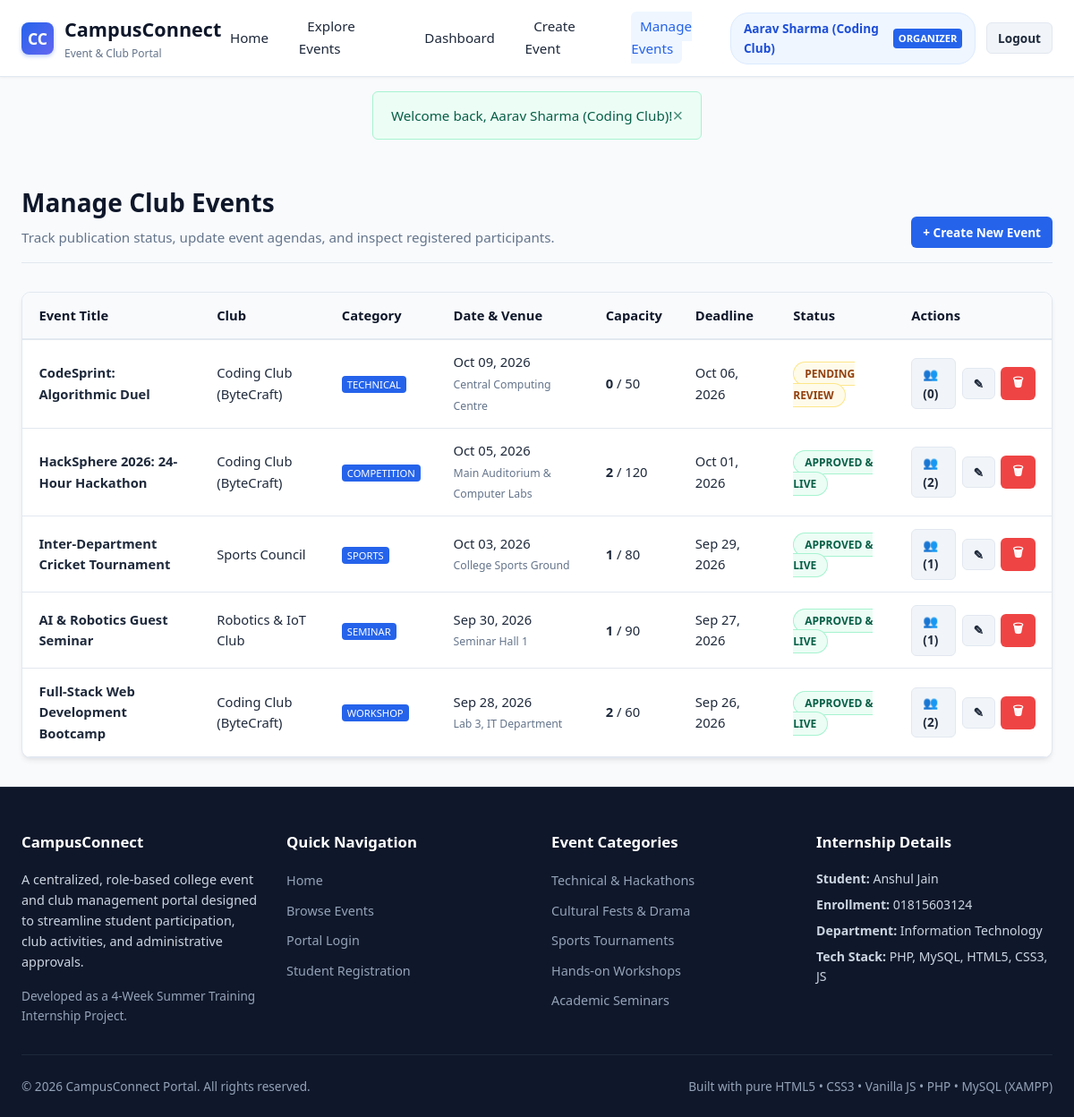
The page /organizer/manage_events.php (signed in) on the database its author committed.
### tables this page shows
CREATE TABLE `events` (
  `id` INT AUTO_INCREMENT PRIMARY KEY,
  `club_id` INT NOT NULL,
  `title` VARCHAR(150) NOT NULL,
  `description` TEXT NOT NULL,
  `category` ENUM('Technical', 'Cultural', 'Sports', 'Workshop', 'Competition', 'Seminar') NOT NULL DEFAULT 'Technical',
  `event_date` DATE NOT NULL,
  `event_time` TIME NOT NULL,
  `venue` VARCHAR(150) NOT NULL,
  `max_participants` INT NOT NULL DEFAULT 100,
  `registration_deadline` DATE NOT NULL,
  `banner_image` VARCHAR(255) DEFAULT NULL,
  `status` ENUM('pending', 'approved', 'rejected', 'completed') DEFAULT 'pending',
  `created_at` TIMESTAMP DEFAULT CURRENT_TIMESTAMP,
  FOREIGN KEY (`club_id`) REFERENCES `clubs`(`id`) ON DELETE CASCADE
);

CREATE TABLE `clubs` (
  `id` INT AUTO_INCREMENT PRIMARY KEY,
  `club_name` VARCHAR(100) NOT NULL,
  `description` TEXT,
  `category` VARCHAR(50) DEFAULT 'Technical',
  `organizer_id` INT NOT NULL,
  `created_at` TIMESTAMP DEFAULT CURRENT_TIMESTAMP,
  FOREIGN KEY (`organizer_id`) REFERENCES `users`(`id`) ON DELETE CASCADE
);

### includes/auth.php (called while the page is built, shortened)
<?php
function e($string) {
    return htmlspecialchars($string ?? '', ENT_QUOTES, 'UTF-8');
}
?>

### organizer/manage_events.php (the view, shortened to what this page needs)
<?php
require_once __DIR__ . '/../includes/db.php';
require_once __DIR__ . '/../includes/auth.php';
$organizer = currentUser();
$stmtClubs = $pdo->prepare("SELECT id FROM clubs WHERE organizer_id = ?");
$stmtClubs->execute([$organizer['id']]);
$clubIds = $stmtClubs->fetchAll(PDO::FETCH_COLUMN);
$events = [];
if (!empty($clubIds)) {
    $inClause = implode(',', array_fill(0, count($clubIds), '?'));
    $stmt = $pdo->prepare("
        SELECT e.*, c.club_name,
               (SELECT COUNT(*) FROM registrations r WHERE r.event_id = e.id AND r.status = 'confirmed') AS attendee_count
        FROM events e
        JOIN clubs c ON e.club_id = c.id
        WHERE e.club_id IN ($inClause)
        ORDER BY e.event_date DESC
    ");
    $stmt->execute($clubIds);
    $events = $stmt->fetchAll();
}
require_once __DIR__ . '/../includes/header.php';
?>
<div class="container">
    <div class="page-header">
        <div>
            <h1 class="page-title">Manage Club Events</h1>
            <p class="page-subtitle">Track publication status, update event agendas, and inspect registered participants.</p>
        </div>
        <a href="create_event.php" class="btn btn-primary btn-sm">&#43; Create New Event</a>
    </div>
    <?php if (!empty($events)): ?>
        <div class="table-responsive">
            <table class="table">
                <thead>
                    <tr>
                        <th>Event Title</th>
                        <th>Club</th>
                        <th>Category</th>
                        <th>Date &amp; Venue</th>
                        <th>Capacity</th>
                        <th>Deadline</th>
                        <th>Status</th>
                        <th>Actions</th>
                    </tr>
                </thead>
                <tbody>
                    <?php foreach ($events as $ev): ?>
                        <tr>
                            <td>
                                <strong><?= e($ev['title']) ?></strong>
                            </td>
                            <td><?= e($ev['club_name']) ?></td>
                            <td><span class="role-tag"><?= e($ev['category']) ?></span></td>
                            <td>
                                <?= date('M d, Y', strtotime($ev['event_date'])) ?><br>
                                <small style="color: var(--text-muted);"><?= e($ev['venue']) ?></small>
                            </td>
                            <td>
                                <strong><?= $ev['attendee_count'] ?></strong> / <?= $ev['max_participants'] ?>
                            </td>
                            <td>
                                <?= date('M d, Y', strtotime($ev['registration_deadline'])) ?>
                            </td>
                            <td>
                                <?php if ($ev['status'] === 'approved'): ?>
                                    <span class="event-status-tag status-approved" style="position: static;">Approved &amp; Live</span>
                                <?php elseif ($ev['status'] === 'pending'): ?>
                                    <span class="event-status-tag status-pending" style="position: static;">Pending Review</span>
                                <?php elseif ($ev['status'] === 'rejected'): ?>
                                    <span class="event-status-tag status-rejected" style="position: static;">Rejected</span>
                                <?php else: ?>
                                    <span class="event-status-tag status-completed" style="position: static;">Completed</span>
                                <?php endif; ?>
                            </td>
                            <td>
                                <div style="display: flex; gap: 0.4rem; align-items: center;">
                                    <a href="participants.php?event_id=<?= $ev['id'] ?>" class="btn btn-secondary btn-sm" title="View Roster">
                                        &#128101; (<?= $ev['attendee_count'] ?>)
                                    </a>
                                    <a href="edit_event.php?id=<?= $ev['id'] ?>" class="btn btn-secondary btn-sm" title="Edit Event">
                                        &#9998;
                                    </a>
                                    <form method="POST" action="manage_events.php" style="display: inline;">
                                        <button type="submit" name="action_delete_event" class="btn btn-danger btn-sm" onclick="return confirmAction('Are you sure you want to delete this event? All associated registrations will also be removed.');" title="Delete">
                                            &#128465;
                                        </button>
                                    </form>
                                </div>
                            </td>
                        </tr>
                    <?php endforeach; ?>
                </tbody>
            </table>
        </div>
    <?php endif; ?>
</div>
<?php require_once __DIR__ . '/../includes/footer.php'; ?>

### css/style.css (style rules this page uses)
:root { --primary: #2563eb; --primary-dark: #1d4ed8; --primary-light: #eff6ff; --secondary: #0f172a; --accent: #6366f1; --success: #10b981; --success-bg: #ecfdf5; --warning: #f59e0b; --warning-bg: #fffbeb; --danger: #ef4444; --danger-bg: #fef2f2; --info: #06b6d4; --bg-main: #f8fafc; --bg-card: #ffffff; --border: #e2e8f0; --text-main: #1e293b; --text-muted: #64748b; --text-light: #94a3b8; --radius: 10px; --radius-sm: 6px; --shadow: 0 4px 6px -1px rgba(0, 0, 0, 0.07), 0 2px 4px -2px rgba(0, 0, 0, 0.05); --shadow-lg: 0 10px 15px -3px rgba(0, 0, 0, 0.08), 0 4px 6px -4px rgba(0, 0, 0, 0.04); --transition: all 0.2s ease-in-out; }
* { margin: 0; padding: 0; box-sizing: border-box; }
body { font-family: 'Segoe UI', system-ui, -apple-system, BlinkMacSystemFont, Roboto, sans-serif; background-color: var(--bg-main); color: var(--text-main); line-height: 1.6; min-height: 100vh; display: flex; flex-direction: column; }
a { color: var(--primary); text-decoration: none; transition: var(--transition); }
.role-tag { font-size: 0.7rem; text-transform: uppercase; background: var(--primary); color: #fff; padding: 2px 6px; border-radius: 4px; }
.btn { display: inline-flex; align-items: center; justify-content: center; gap: 0.4rem; padding: 0.55rem 1.15rem; font-size: 0.95rem; font-weight: 600; border-radius: var(--radius-sm); border: 1px solid transparent; cursor: pointer; transition: var(--transition); text-decoration: none; }
.btn-primary { background-color: var(--primary); color: #ffffff !important; }
.btn-secondary { background-color: #f1f5f9; color: var(--text-main) !important; border-color: var(--border); }
.btn-danger { background-color: var(--danger); color: #ffffff !important; }
.btn-sm { padding: 0.35rem 0.75rem; font-size: 0.85rem; }
.container { max-width: 1200px; margin: 0 auto; padding: 2rem 1.5rem; flex: 1; width: 100%; }
.page-header { margin-bottom: 2rem; display: flex; justify-content: space-between; align-items: flex-end; flex-wrap: wrap; gap: 1rem; border-bottom: 1px solid var(--border); padding-bottom: 1rem; }
.page-title { font-size: 1.75rem; font-weight: 700; color: var(--secondary); }
.page-subtitle { font-size: 0.95rem; color: var(--text-muted); margin-top: 0.25rem; }
.event-status-tag { position: absolute; top: 12px; right: 12px; padding: 0.25rem 0.75rem; border-radius: 20px; font-size: 0.75rem; font-weight: 600; text-transform: uppercase; }
.status-approved { background-color: var(--success-bg); color: #065f46; border: 1px solid #a7f3d0; }
.status-pending { background-color: var(--warning-bg); color: #92400e; border: 1px solid #fde68a; }
.table-responsive { width: 100%; overflow-x: auto; background: #ffffff; border: 1px solid var(--border); border-radius: var(--radius); box-shadow: var(--shadow); }
.table { width: 100%; border-collapse: collapse; text-align: left; font-size: 0.92rem; }
.table th { background: #f8fafc; padding: 0.85rem 1.15rem; font-weight: 600; color: var(--secondary); border-bottom: 2px solid var(--border); white-space: nowrap; }
.table td { padding: 0.85rem 1.15rem; border-bottom: 1px solid var(--border); vertical-align: middle; }

### rows shown on the page
events: title "CodeSprint: Algorithmic Duel", club.club_name "Coding Club (ByteCraft)", category "TECHNICAL", event_date "Oct 09, 2026", venue "Central Computing Centre", attendee_count "0", max_participants "50", registration_deadline "Oct 06, 2026", status "PENDING REVIEW"
events: title "HackSphere 2026: 24-Hour Hackathon", club.club_name "Coding Club (ByteCraft)", category "COMPETITION", event_date "Oct 05, 2026", venue "Main Auditorium & Computer Labs", attendee_count "2", max_participants "120", registration_deadline "Oct 01, 2026", status "APPROVED & LIVE"
events: title "Inter-Department Cricket Tournament", club.club_name "Sports Council", category "SPORTS", event_date "Oct 03, 2026", venue "College Sports Ground", attendee_count "1", max_participants "80", registration_deadline "Sep 29, 2026", status "APPROVED & LIVE"
events: title "AI & Robotics Guest Seminar", club.club_name "Robotics & IoT Club", category "SEMINAR", event_date "Sep 30, 2026", venue "Seminar Hall 1", attendee_count "1", max_participants "90", registration_deadline "Sep 27, 2026", status "APPROVED & LIVE"
events: title "Full-Stack Web Development Bootcamp", club.club_name "Coding Club (ByteCraft)", category "WORKSHOP", event_date "Sep 28, 2026", venue "Lab 3, IT Department", attendee_count "2", max_participants "60", registration_deadline "Sep 26, 2026", status "APPROVED & LIVE"

### other values the page prints
$user['name'] "Aarav Sharma (Coding Club)"
$user['role'] "ORGANIZER"
$flash['message'] "Welcome back, Aarav Sharma (Coding Club)!"
